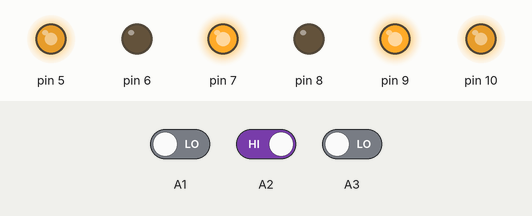
This sketch was run on a simulated Arduino Uno, built with avr-gcc and run on an emulated ATmega328P. On the bench: output pins drawn as LEDs (lit = HIGH). The inputs (shaded band) are chosen by the test bench; at power-on: A2 HIGH, A1 LOW, A3 LOW.

Above: at 1.2 s.
1.3 s: A2 driven LOW
At 2.5 s:
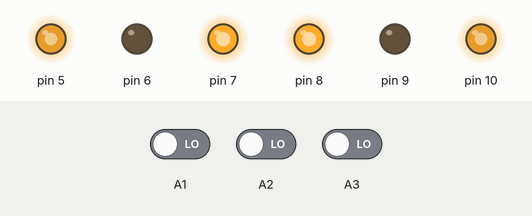
2.8 s: A2 driven HIGH
At 3.8 s:
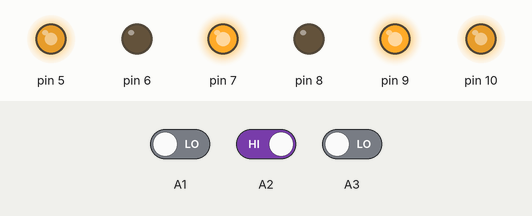
Timing chart, 0 to 5.8 s (numbered marks = the images above; inputs shaded):
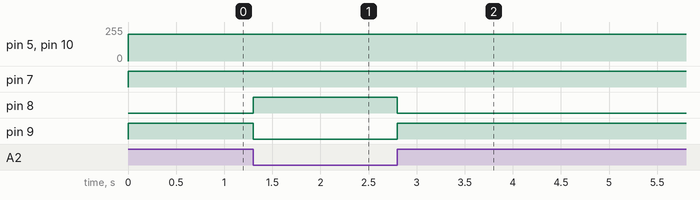

The sketch:

legasiiiiiiii.ino
```cpp
void setup() {
  // put your setup code here, to run once:
  pinMode(5, OUTPUT);
  pinMode(6, OUTPUT);
  pinMode(7, OUTPUT);
  pinMode(8, OUTPUT);
  pinMode(9, OUTPUT);
  pinMode(10, OUTPUT);
  pinMode(A0, INPUT);
  pinMode(A1, INPUT);
  pinMode(A2, INPUT);
  pinMode(A3, INPUT);
  pinMode(A4, INPUT);
}
void loop() {
  analogWrite(5, 200);
  analogWrite(10, 200);
  //pravo
  /*if (digitalRead(A3) == 0) {
    digitalWrite(6, 1);
    digitalWrite(7, 0);
    digitalWrite(8, 1);
    digitalWrite(9, 0);
  }

  //}
  //vpered
  if (digitalRead(A2) == 0) {
    digitalWrite(6, 0);
    digitalWrite(7, 1);
    digitalWrite(8, 1);
    digitalWrite(9, 0);
  }

  //levo
  if (digitalRead(A3) == 0) {
    digitalWrite(6, 0);
    digitalWrite(7, 1);
    digitalWrite(8, 0);
    digitalWrite(9, 1);

  }

  //nazad
  if (digitalRead(A3) == 0) {
    digitalWrite(6, 0);
    digitalWrite(7, 1);
    digitalWrite(8, 1);
    digitalWrite(9, 0);


  }

*/
  if ((digitalRead(A2) == 0) || (digitalRead(A1) == 0 and digitalRead(A2) == 0 and
                                 digitalRead(A0) == 0 and digitalRead(A3) == 0 and digitalRead(A4) == 0))
  {
    //vpered
    digitalWrite(6, 0);
    digitalWrite(7, 1);
    digitalWrite(8, 1);
    digitalWrite(9, 0);
  }
  else
  {
    if(  digitalRead(A3) == 0 or   digitalRead(A4) == 0 or (  digitalRead(A3) == 0 and   digitalRead(A4)== 0))
  {

    digitalWrite(6, 0);
    digitalWrite(7, 1);
    digitalWrite(8, 0);
    digitalWrite(9, 1);
  }
  else
  {
        if(  digitalRead(A0) == 0 or   digitalRead(A1) == 0 or (  digitalRead(A0) == 0 and   digitalRead(A1)== 0))
        {
          digitalWrite(6, 1);


    digitalWrite(7, 0);
    digitalWrite(8, 1);
    digitalWrite(9, 0);
  }

}
}}
```

Measured:
- after the input at 1.3 s, pin 8: LOW → HIGH at once; pin 9: HIGH → LOW at once
- after the input at 2.8 s, pin 8: HIGH → LOW at once; pin 9: LOW → HIGH at once
